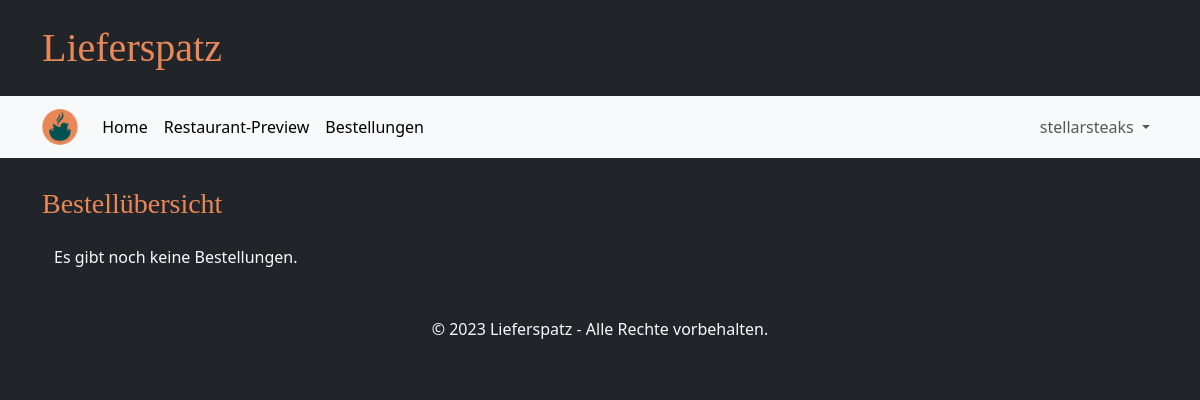
The app's page /orders (signed in), older data.
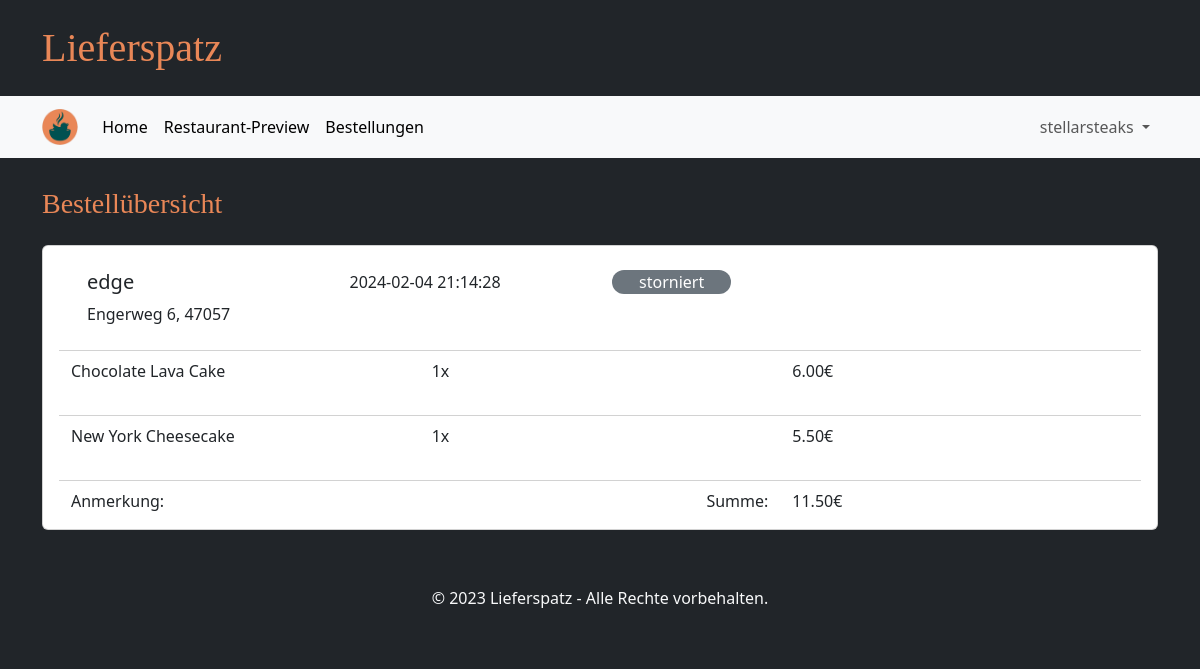
The same page, newer data.
### tables this page shows
CREATE TABLE Bestellung(
            KUsername TEXT NOT NULL,
            GUsername TEXT NOT NULL,
            Eingangszeit TEXT NOT NULL,
            Anmerkung TEXT,
            Bestellstatus TEXT NOT NULL CHECK( Bestellstatus IN ('in Bearbeitung','in Zubereitung','storniert','abgeschlossen') )
        );

CREATE TABLE KundenAccount(
            Username TEXT PRIMARY KEY NOT NULL,
            Passwort TEXT NOT NULL,
            Nachname TEXT NOT NULL,
            Vorname TEXT NOT NULL,
            Strasse TEXT NOT NULL,
            Hausnummer INTEGER NOT NULL,
            Plz INTEGER NOT NULL
        );

CREATE TABLE bestellung_beinhaltet(
            Bestellung INTEGER NOT NULL,
            ItemID INTEGER NOT NULL,
            Menge INTEGER NOT NULL,
            FOREIGN KEY(Bestellung) REFERENCES Bestellung(ID)
            FOREIGN KEY(ItemID) REFERENCES Item(ID) ON DELETE CASCADE
        );

CREATE TABLE Item(
            ID INTEGER NOT NULL,
            Restaurant TEXT NOT NULL,
            Name TEXT NOT NULL,
            Kategorie TEXT CHECK(Kategorie IN ('Vorspeise', 'Hauptgericht', 'Dessert', 'Getränk')),
            IBeschreibung TEXT NOT NULL DEFAULT '',
            Preis INTEGER NOT NULL,
            Deaktiviert INTEGER DEFAULT 0 CHECK(Deaktiviert IN (0, 1)),
            PRIMARY KEY (ID),
            FOREIGN KEY (Restaurant) REFERENCES GeschaeftsAccount(username),
            UNIQUE(Restaurant, Name, Kategorie, IBeschreibung, Preis)                 
        );

### main.py (the view, shortened to what this page needs)
@app.route("/orders", methods=["GET", "POST"])
def order_page():
    if "user" in session:
        if "business" in session:
            orders = database.get_orders(session["user"], True)
            return render_template("orders_business.html", orders=orders)
        else:
            orders = database.get_orders(session["user"], False)
            return render_template("orders_customer.html", orders=orders)
    return redirect(url_for("login_customer_page"))

### database.py (called while the page is built)
def getData(sql, params = ()):
    dbcon = sqlite3.connect("instance/db.db")
    cursor = dbcon.cursor()
    cursor.execute(sql, params)
    return cursor

### templates/orders_business.html (shortened to what this page needs)
{% extends "base.html" %}
{% block heading %}Bestellübersicht{% endblock %}
{% block content %}
{% if not orders %}
    <div class="">
        <p>Es gibt noch keine Bestellungen.</p>
    </div>
{% endif %}
<div class="row g-4 mb-4">
  {% for status in ['in Bearbeitung', 'in Zubereitung', 'abgeschlossen/storniert'] %}
    {% for order in orders %}
      {% if order['orderstatus'] in status %}
        <div class="card">
        <div class="card-body">
          <div class="row card-header bg-transparent mb-2">
            <div class="col-3">
              <h5 class="card-title">{{ order['KUsername'] }}</h5>
              <p>{{ order['street'] }} {{ order['housenumber'] }}, {{ order['postalcode'] }}</p>
            </div>
            <div class="col-3">
              <p class="card-text">{{ order['ordertime'].split('.')[0] }}</p>
            </div>
            <div class="col-3">
              <p class="card-text col-6 text-center rounded-4 text-white bg-{{
                'success' if order['orderstatus'] == 'in Zubereitung' else 'warning' if order['orderstatus'] == 'in Bearbeitung' else 'secondary'
                }}">{{ order['orderstatus'] }}</p>
            </div>
            <div class="col-3">
            </div>
          </div>
            {% for item in order['items'] %}
            <div class="row">
              <p class="card-text col-4">{{ item['name'] }}</p>
              <p class="card-text col-4">{{ item['amount'] }}x</p>
              <p class="card-text col-4">{{ "%.2f" | format(item['price']*item['amount']/100) }}€</p>
            </div>
            <div class="row card-header bg-transparent mb-2"></div>
            {% endfor %}
            <div class="card-text row">
              <div class="col-4">
                Anmerkung: {{ order['comment'] }}
              </div>
              <div class="col-4 d-flex justify-content-end">Summe: </div>
              <div class="col-4">
                {{ "%.2f" | format(order['sum']/100) }}€
              </div>
            </div>
        </div>
        </div>
      {% endif %}
    {% endfor %}
  {% endfor %}
</div>
{% endblock %}

Row changes from the older to the newer data that the page shows:
added Bestellung: KUsername "edge", ordertime "2024-02-04 21:14:28", orderstatus "storniert"
now on this page (row edited): KundenAccount: street "Engerweg", postalcode "47057"
added bestellung_beinhaltet: name "Chocolate Lava Cake", amount "1"
added Item: item['price']*item['amount']/100 "6.00"
added bestellung_beinhaltet: name "New York Cheesecake", amount "1"
added Item: item['price']*item['amount']/100 "5.50"
Text that changed along with them:
new list line: "6 , Anmerkung: Summe: 11.50 €"
text no longer shown: "Es gibt noch keine Bestellungen."
